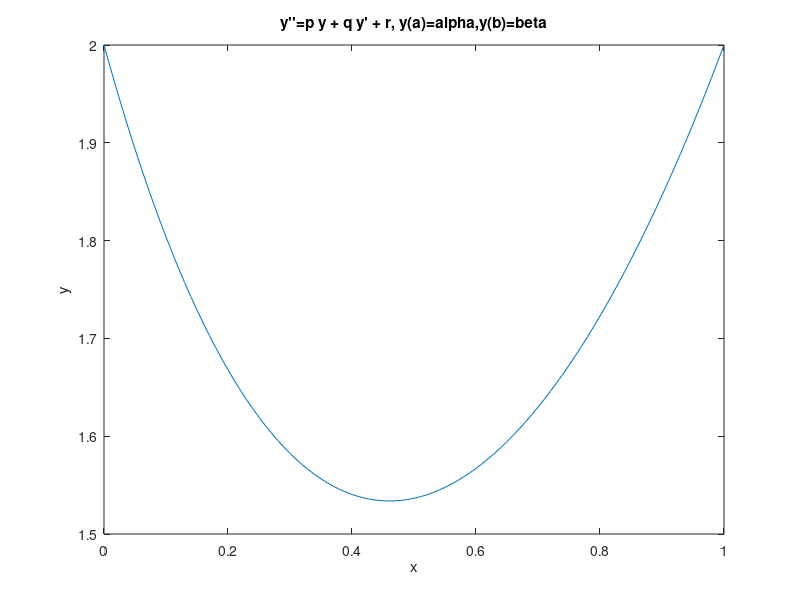

Source code (MATLAB):
%% Solve the BVP with the finite difference method
%%   y'' = p(x) y' + q(x) y + r(x)
%%   y(a) = α, y(b) = β

%% Boundary value problem
a     = 0;
b     = 1;
alpha = 2;
beta  = 2;
p = @(x) -1./(x+1);
q = @(x) 2 + 0*x;
r = @(x) (1-x.^2).*exp(-x);

%% Parameters
N  = 100-1;
dx = (b-a)/(N+1);
x  = a+dx*(1:N);
% explanation
%------------
% 0      1      2                          N     N+1
% |------|------|------| ... |------|------|------|
% a     a+dx   a+2dx                              b


%% Initialization
A = -diag(1+dx/2*p(x(2:N)),-1)  + diag(2+dx^2*q(x)) - diag(1-dx/2*p(x(1:(N-1))),1);
vecB = -dx^2*r(x');
%% boundary condition
vecB(1) = vecB(1) + (1+dx/2*p(x(1)))*alpha;
vecB(N) = vecB(N) + (1-dx/2*p(x(N)))*beta;


%%-----       solve        ---%%
%%----------------------------%%
Y = A\vecB;
% add the boundary condition
y_sol = [alpha; Y; beta];


%%----- plot
plot([a x b],y_sol')
xlabel('x')
ylabel('y')
title('y''''=p y + q y'' + r, y(a)=alpha,y(b)=beta')
